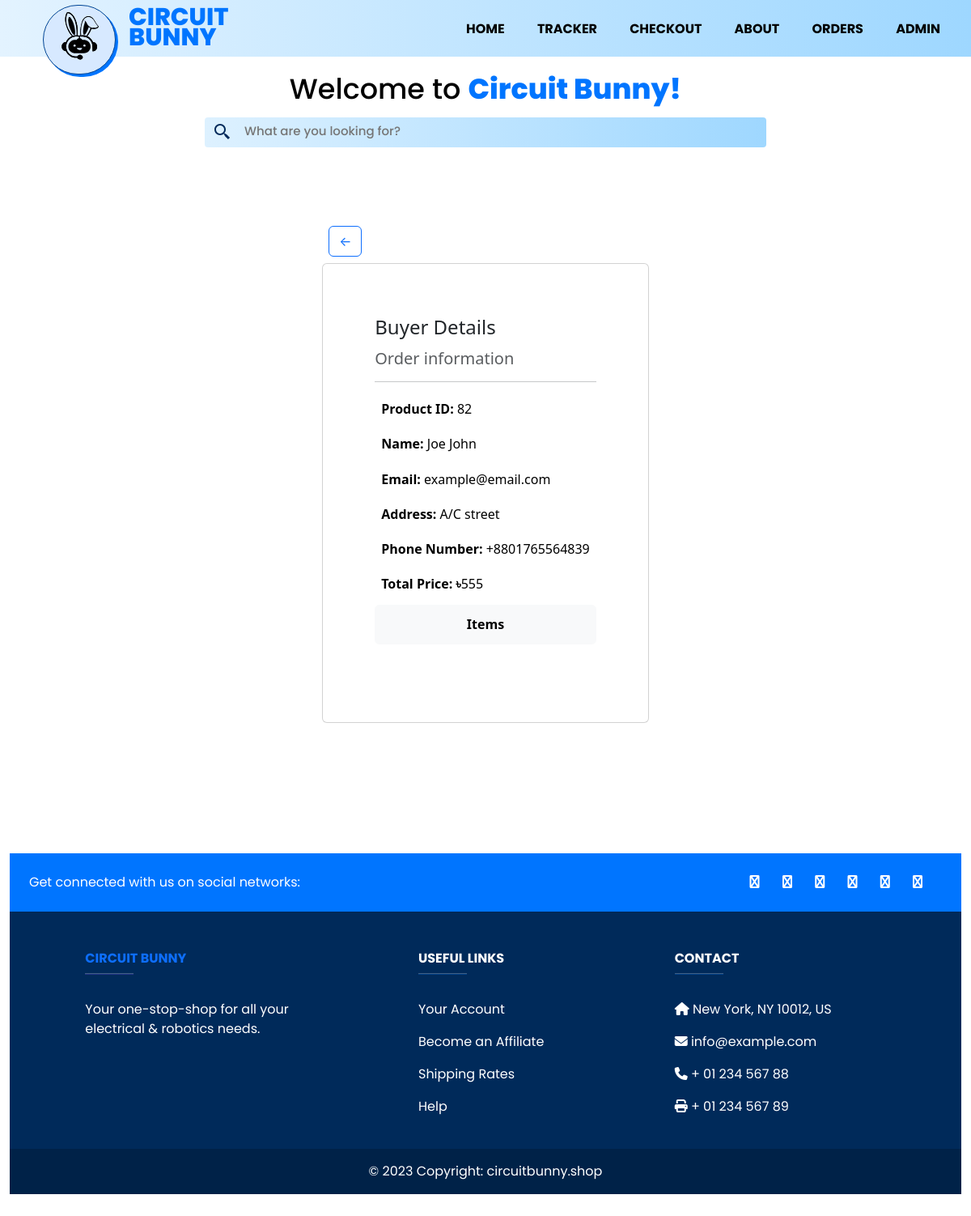
Screenshot of /order/82 (signed in) with the database file from the repository.
### shop/models.py (models this page shows, shortened)
class Order(models.Model):
    id = models.AutoField(primary_key=True)
    items = models.CharField(max_length=5000)
    Full_name = models.CharField(max_length=250)
    Address = models.CharField(max_length=250)
    Email = models.EmailField(max_length=254)
    Phone_number = models.CharField(max_length=15)
    TotalPrice = models.IntegerField(default=0)

### shop/views.py (the view)
# urls.py: path("order/<int:id>", views.orderdetails, name="orderdetails"),
def orderdetails(request, id):
    if request.user.is_authenticated and request.user.is_staff:
        order = get_object_or_404(Order, id=id)
        form, query, products = formEvent(request)
        context = {
            "id": id,
            "order": order,
            "form": form,
            "query": query,
            "products": products
        }
        return render(request, "adminorders.html", context)
    else:
        return HttpResponse('You don\'t the permission to access this page <a href="/admin" target="_blank">Sign in</a>')

### shop/form.py
class SearchForm(forms.Form):
    query = forms.CharField(label="", max_length=255, required=False, widget=forms.TextInput(attrs={'placeholder': 'What are you looking for?', 'class': "search_box_text"}, ))

### shop/form.py (called while the page is built)
def formEvent(request):
    form = SearchForm(request.GET)
    query = request.GET.get('query', '')
    if query:
        products = Item.objects.filter(Title__icontains=query)
    else:
        products = Item.objects.all()
    return form, query, products

### shop/templates/adminorders.html (shortened to what this page needs)
{% extends "base.html" %}
{% block content %}
    <div class="container d-flex align-items-center justify-content-center vh-100">
      <div class="pb-lg-5 " >
        <a href="javascript:history.go(-1)" class="btn btn-outline-primary m-2">←</a>
        <div class="card" style="width: absolute;">
          <div class="card-body pb-lg-5 m-lg-5">
                  <h4 class="card-title pb-2">Buyer Details</h4>
                  <h5 class="card-subtitle mb-2 text-body-secondary ">Order information</h5>
                  <hr>
                  <h6 class="card-text p-2 text-black"><b>Product ID:</b> {{order.id}}</h6>
                  <h6 class="card-text p-2 text-black"><b>Name:</b> {{order.Full_name}}</h6>
                  <h6 class="card-text p-2 text-black"><b>Email:</b> {{order.Email}}</h6>
                  <h6 class="card-text p-2 text-black"><b>Address:</b> {{order.Address}}</h6>
                  <h6 class="card-text p-2 text-black"><b>Phone Number:</b> {{order.Phone_number}}</h6>
                  <h6 class="card-text p-2 text-black"><b>Total Price: ৳</b>{{order.TotalPrice}}</h6>
                  <buton id="showItems" class="btn btn-light w-100"><h6 class="card-text p-2 text-black"><b>Items</b></h6></buton>
                </div>
              </div>
        </div>
      </div>
{% block js %}
{% load static %}
{% endblock js %}
{% endblock content %}

### shop/static/css/base.css (style rules this page uses)
* { margin: 0; padding: 0; text-decoration: none; list-style: none; box-sizing: border-box; }
body { font-family: 'Poppins', sans-serif; }
.container { width: 100%; height: auto; }
.search_box_text input { color: #4E8ED9; font-family: 'Poppins'; font-size: 15px; font-style: normal; font-weight: 500; line-height: 84.75%; height: 2rem; outline: none; color: black; margin-left: 15px; background: transparent; border-style: none; width: 40vw; }
a:link { text-decoration: none; }

### rows the page displays
Order: id "82", Full_name "Joe John", Email "example@email.com", Address "A/C street", Phone_number "+8801765564839", TotalPrice "555"
